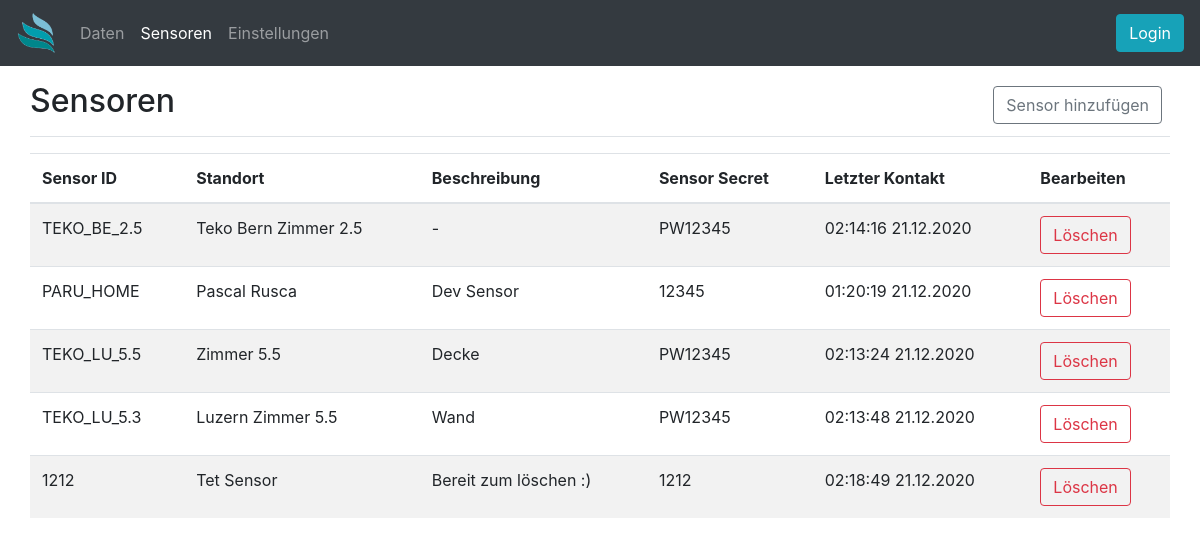
Screenshot of /sensors with the database file from the repository.
### app.py (models this page shows)
class dbSensors(db.Model):
    id = db.Column(db.Integer, primary_key=True)
    sensorid = db.Column(db.String(10), nullable=False)
    sensorsecret = db.Column(db.String(10), nullable=False)
    lastseen = db.Column(db.String(20))
    location = db.Column(db.String(50))
    description = db.Column(db.Text)

### app.py (the view)
@app.route('/sensors', methods=['GET'])
def sensors():
    return render_template('sensors.html', sensors=dbSensors.query.all())

### templates/sensors.html (shortened to what this page needs)
{% extends 'base.html' %}
{% block body %}
<div class="container-fluid">
    <main role="main" class="col-md">
        <div
            class="d-flex justify-content-between flex-wrap flex-md-nowrap align-items-center pt-3 pb-2 mb-3 border-bottom">
            <h1 class="h2">Sensoren</h1>
            <div class="btn-toolbar mb-2 mb-md-0">
                <div class="btn-group mr-2">
                    <button type="button" class="btn btn btn-outline-secondary" data-toggle="modal"
                        data-target="#addSensor">
                        Sensor hinzufügen
                    </button>
                </div>
            </div>
        </div>
        <div class="table-responsive">
            <table class="table table-striped table">
                <thead>
                    <tr>
                        <th>Sensor ID</th>
                        <th>Standort</th>
                        <th>Beschreibung</th>
                        <th>Sensor Secret</th>
                        <th>Letzter Kontakt</th>
                        <th>Bearbeiten</th>
                    </tr>
                </thead>
                <tbody>
                    {% for x in sensors %}
                    <tr>
                        <td>{{ x.sensorid }}</td>
                        <td>{{ x.location }}</td>
                        <td>{{ x.description}}</td>
                        <td>{{ x.sensorsecret }}</td>
                        <td>{{ x.lastseen }}</td>
                        <td>
                            <button type="button" class="btn btn-outline-danger" data-toggle="modal"
                                data-target="#deleteSensor" data-sensorid="{{ x.sensorid }}">
                                Löschen
                            </button>
                        </td>
                    </tr>
                    {% endfor %}
                </tbody>
            </table>
        </div>
    </main>
</div>
{% endblock %}

### templates/base.html (shortened to what this page needs)
<!DOCTYPE html>
<html lang="de">
<head>
    <link rel="stylesheet" href="https://cdn.jsdelivr.net/npm/bootstrap@4.5.3/dist/css/bootstrap.min.css"
>
</head>
<body>
    <nav class="navbar navbar-expand navbar-dark bg-dark">
        <a class="navbar-brand" href="/">
            <img src="{{url_for('static', filename='Logo_trans.png')}}" width="40" height="40"/>
        </a>
        <div class="collapse navbar-collapse" id="navbarsExample02">
            <ul class="navbar-nav mr-auto">
                <li class="nav-item {% if url_for(request.endpoint)=='/' %} active {%endif%}">
                    <a class="nav-link" href="/">Daten</a>
                </li>
                <li class="nav-item {% if url_for(request.endpoint)=='/sensors' %} active {%endif%}">
                    <a class="nav-link" href="/sensors">Sensoren</a>
                </li>
                <li class="nav-item {% if url_for(request.endpoint)=='/admin' %} active {%endif%}">
                    <a class="nav-link" href="/admin">Einstellungen</a>
                </li>
            </ul>
            {% if current_user.is_authenticated %}
            <form class="form-inline my-2 my-md-0" action="/logout" method="GET">
                <input class="btn btn-info" type="submit" value="Logout">
            </form>
            {% else %}
            <button type="button" class="btn btn-info" data-toggle="modal" data-target="#loginModal">Login</button>
            {% endif %}
        </div>
    </nav>
    {% block body %} {% endblock %}
</body>
</html>

### rows the page displays
dbSensors: sensorid "TEKO_BE_2.5", location "Teko Bern Zimmer 2.5", description "-", sensorsecret "PW12345", lastseen "02:14:16 21.12.2020"
dbSensors: sensorid "PARU_HOME", location "Pascal Rusca", description "Dev Sensor", sensorsecret "12345", lastseen "01:20:19 21.12.2020"
dbSensors: sensorid "TEKO_LU_5.5", location "Zimmer 5.5", description "Decke", sensorsecret "PW12345", lastseen "02:13:24 21.12.2020"
dbSensors: sensorid "TEKO_LU_5.3", location "Luzern Zimmer 5.5", description "Wand", sensorsecret "PW12345", lastseen "02:13:48 21.12.2020"
dbSensors: sensorid "1212", location "Tet Sensor", description "Bereit zum löschen :)", sensorsecret "1212", lastseen "02:18:49 21.12.2020"
